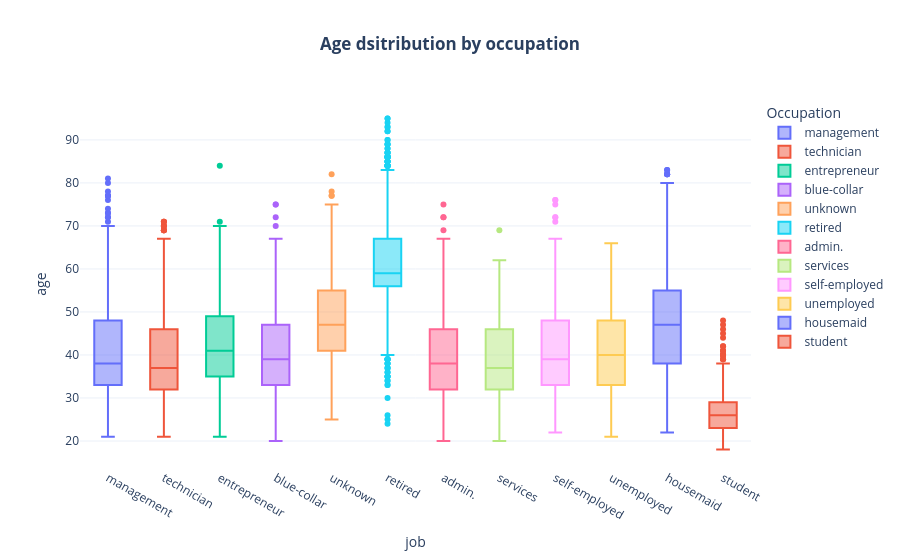

Write notebook code for a chart like this one.
### Code cell
fig=px.box(df, x='job', y='age', color='job', template='plotly_white',
           title='<b>Age dsitribution by occupation'
)
fig.update_layout(title_x=0.5, legend_title='Occupation')
fig.show()

### Figure 1 — Plotly figure (JSON) as saved in the notebook; plotly's stock layout.template omitted (floating-point values rounded to 4 significant figures; data arrays with more than 128 entries replaced by an {"elided": "..."} marker saying what was removed)
{"data": [{"alignmentgroup": "True", "hovertemplate": "job=%{x}<br>age=%{y}<extra></extra>", "legendgroup": "management", "marker": {"color": "#636efa"}, "name": "management", "notched": false, "offsetgroup": "management", "orientation": "v", "showlegend": true, "type": "box", "x": {"elided": "9458 str values"}, "x0": " ", "xaxis": "x", "y": {"elided": "9458 int values"}, "y0": " ", "yaxis": "y"}, {"alignmentgroup": "True", "hovertemplate": "job=%{x}<br>age=%{y}<extra></extra>", "legendgroup": "technician", "marker": {"color": "#EF553B"}, "name": "technician", "notched": false, "offsetgroup": "technician", "orientation": "v", "showlegend": true, "type": "box", "x": {"elided": "7597 str values"}, "x0": " ", "xaxis": "x", "y": {"elided": "7597 int values"}, "y0": " ", "yaxis": "y"}, {"alignmentgroup": "True", "hovertemplate": "job=%{x}<br>age=%{y}<extra></extra>", "legendgroup": "entrepreneur", "marker": {"color": "#00cc96"}, "name": "entrepreneur", "notched": false, "offsetgroup": "entrepreneur", "orientation": "v", "showlegend": true, "type": "box", "x": {"elided": "1487 str values"}, "x0": " ", "xaxis": "x", "y": {"elided": "1487 int values"}, "y0": " ", "yaxis": "y"}, {"alignmentgroup": "True", "hovertemplate": "job=%{x}<br>age=%{y}<extra></extra>", "legendgroup": "blue-collar", "marker": {"color": "#ab63fa"}, "name": "blue-collar", "notched": false, "offsetgroup": "blue-collar", "orientation": "v", "showlegend": true, "type": "box", "x": {"elided": "9732 str values"}, "x0": " ", "xaxis": "x", "y": {"elided": "9732 int values"}, "y0": " ", "yaxis": "y"}, {"alignmentgroup": "True", "hovertemplate": "job=%{x}<br>age=%{y}<extra></extra>", "legendgroup": "unknown", "marker": {"color": "#FFA15A"}, "name": "unknown", "notched": false, "offsetgroup": "unknown", "orientation": "v", "showlegend": true, "type": "box", "x": {"elided": "288 str values"}, "x0": " ", "xaxis": "x", "y": {"elided": "288 int values"}, "y0": " ", "yaxis": "y"}, {"alignmentgroup": "True", "hovertemplate": "job=%{x}<br>age=%{y}<extra></extra>", "legendgroup": "retired", "marker": {"color": "#19d3f3"}, "name": "retired", "notched": false, "offsetgroup": "retired", "orientation": "v", "showlegend": true, "type": "box", "x": {"elided": "2264 str values"}, "x0": " ", "xaxis": "x", "y": {"elided": "2264 int values"}, "y0": " ", "yaxis": "y"}, {"alignmentgroup": "True", "hovertemplate": "job=%{x}<br>age=%{y}<extra></extra>", "legendgroup": "admin.", "marker": {"color": "#FF6692"}, "name": "admin.", "notched": false, "offsetgroup": "admin.", "orientation": "v", "showlegend": true, "type": "box", "x": {"elided": "5171 str values"}, "x0": " ", "xaxis": "x", "y": {"elided": "5171 int values"}, "y0": " ", "yaxis": "y"}, {"alignmentgroup": "True", "hovertemplate": "job=%{x}<br>age=%{y}<extra></extra>", "legendgroup": "services", "marker": {"color": "#B6E880"}, "name": "services", "notched": false, "offsetgroup": "services", "orientation": "v", "showlegend": true, "type": "box", "x": {"elided": "4154 str values"}, "x0": " ", "xaxis": "x", "y": {"elided": "4154 int values"}, "y0": " ", "yaxis": "y"}, {"alignmentgroup": "True", "hovertemplate": "job=%{x}<br>age=%{y}<extra></extra>", "legendgroup": "self-employed", "marker": {"color": "#FF97FF"}, "name": "self-employed", "notched": false, "offsetgroup": "self-employed", "orientation": "v", "showlegend": true, "type": "box", "x": {"elided": "1579 str values"}, "x0": " ", "xaxis": "x", "y": {"elided": "1579 int values"}, "y0": " ", "yaxis": "y"}, {"alignmentgroup": "True", "hovertemplate": "job=%{x}<br>age=%{y}<extra></extra>", "legendgroup": "unemployed", "marker": {"color": "#FECB52"}, "name": "unemployed", "notched": false, "offsetgroup": "unemployed", "orientation": "v", "showlegend": true, "type": "box", "x": {"elided": "1303 str values"}, "x0": " ", "xaxis": "x", "y": {"elided": "1303 int values"}, "y0": " ", "yaxis": "y"}, {"alignmentgroup": "True", "hovertemplate": "job=%{x}<br>age=%{y}<extra></extra>", "legendgroup": "housemaid", "marker": {"color": "#636efa"}, "name": "housemaid", "notched": false, "offsetgroup": "housemaid", "orientation": "v", "showlegend": true, "type": "box", "x": {"elided": "1240 str values"}, "x0": " ", "xaxis": "x", "y": {"elided": "1240 int values"}, "y0": " ", "yaxis": "y"}, {"alignmentgroup": "True", "hovertemplate": "job=%{x}<br>age=%{y}<extra></extra>", "legendgroup": "student", "marker": {"color": "#EF553B"}, "name": "student", "notched": false, "offsetgroup": "student", "orientation": "v", "showlegend": true, "type": "box", "x": {"elided": "938 str values"}, "x0": " ", "xaxis": "x", "y": {"elided": "938 int values"}, "y0": " ", "yaxis": "y"}], "layout": {"boxmode": "overlay", "legend": {"title": {"text": "Occupation"}, "tracegroupgap": 0}, "title": {"text": "<b>Age dsitribution by occupation", "x": 0.5}, "xaxis": {"anchor": "y", "categoryarray": ["management", "technician", "entrepreneur", "blue-collar", "unknown", "retired", "admin.", "services", "self-employed", "unemployed", "housemaid", "student"], "categoryorder": "array", "domain": [0, 1], "title": {"text": "job"}}, "yaxis": {"anchor": "x", "domain": [0, 1], "title": {"text": "age"}}}}
